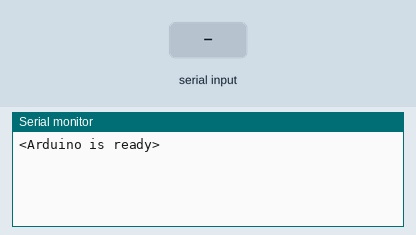
Simulated run of this sketch. Board: Arduino Uno, built with avr-gcc and run on an emulated ATmega328P. Parts: the last lines printed to the serial monitor. The inputs (shaded band) are chosen by the test bench.

Above: at 1.2 s.
1.3 s: ">\n" received over Serial
At 2.5 s:
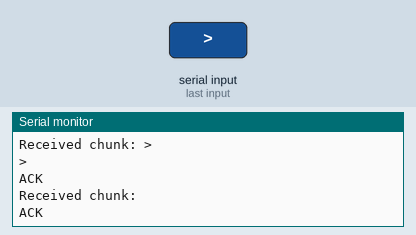
2.8 s: "1\n" received over Serial
At 4.2 s:
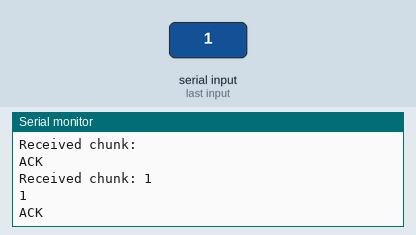

Measured:
- after the input at 1.3 s, the serial monitor: prints a new line at once (image 1)
- after the input at 2.8 s, the serial monitor: prints a new line at once (image 2)

The sketch:

GUI_recieve_char_arry.ino
```cpp
#include <FastLED.h>
#include <math.h>
#define NUM_LEDS 96
#define DATA_PIN 6
#define CHUNK_SIZE 20
#define MAX_CHUNKS 10
#define TOTAL_SIZE (CHUNK_SIZE * MAX_CHUNKS)
CRGB leds[NUM_LEDS];
int count = 0;
bool ledStates[NUM_LEDS] = {false};
unsigned long previousMillis = 0;  // Stores the last time the LED was updated
unsigned long interval = 500;         // Interval at which to blink (milliseconds)
char dataBuffer[TOTAL_SIZE + 1];  // Buffer to store the concatenated chunks, +1 for null terminator
int dataBufferIndex = 0;  // Index for the data buffer


const byte numChars = 800;
char receivedChars[numChars];

boolean newData = false;

void extractCharsExceptComma(char* input, char* output) {
  int j = 0;  // Index for the output array
  for (int i = 0; input[i] != '\0'; i++) {  // Iterate through the input array until the null terminator
    if (input[i] != ',') {  // Check if the character is not a comma
      output[j++] = input[i];  // Copy the character to the output array and increment the index
    }
  }
  output[j] = '\0';  // Null-terminate the output array
}

void setup() {
    Serial.begin(9600);
    FastLED.addLeds<NEOPIXEL, DATA_PIN>(leds, NUM_LEDS);
    Serial.println("<Arduino is ready>");

}


void loop() {
  static char buffer[41];  // Adjust the size based on chunk_size + 1 for null terminator
  static int index = 0;

  while (Serial.available() > 0) {
    char receivedChar = Serial.read();
    buffer[index++] = receivedChar;

    // Check if chunk is complete or if it's the end of the message
    if (index >= 20 || receivedChar == '\n' || receivedChar == '>') {
      buffer[index] = '\0';  // Null-terminate the string
      Serial.print("Received chunk: ");
      Serial.println(buffer);

      char output[sizeof(buffer)];  // Create an output array of the same size as the input
      extractCharsExceptComma(buffer, output);
      Serial.println(output);

      strcat (dataBuffer, output);

      // Send confirmation back to Python
      Serial.println("ACK");

      // Reset buffer and index for the next chunk
      memset(buffer, 0, sizeof(buffer));
      index = 0;
    }
  }
  // if (strlen(dataBuffer) == 98){
  //   Serial.println("it works!");
  //   processChunk(dataBuffer);
  //   memset(dataBuffer, '\0', sizeof(dataBuffer));
  // }


}


void processChunk(char* chunk1) {
  // Add your code to process the chunk, e.g., parse LED indices and set colors
  Serial.println("ProcessChunk activated");

  for (int i = 1; i<97; i++){
    if (chunk1[i] == '1'){
      leds[i-1] = CRGB::Red;

    }else{
      leds[i-1] = CRGB::Black;

    }
  }
  FastLED.show();


}


//// Trash

// Example 3 - Receive with start- and end-markers
// #include <FastLED.h>
// #include <math.h>
// #define NUM_LEDS 96
// #define DATA_PIN 2
// CRGB leds[NUM_LEDS];
// bool ledStates[NUM_LEDS] = {false};
// unsigned long previousMillis = 0;  // Stores the last time the LED was updated
// unsigned long interval = 500;         // Interval at which to blink (milliseconds)


// const byte numChars = 800;
// char receivedChars[numChars];

// boolean newData = false;

// void setup() {
//     Serial.begin(9600);
//     FastLED.addLeds<NEOPIXEL, DATA_PIN>(leds, NUM_LEDS);
//     Serial.println("<Arduino is ready>");
// }


// void loop() {
//   static char buffer[21];  // Adjust the size based on chunk_size + 1 for null terminator
//   static int index = 0;

//   while (Serial.available() > 0) {
//     char receivedChar = Serial.read();
//     buffer[index++] = receivedChar;

//     if (index >= 20 || receivedChar == '\n') {  // Chunk complete or end of message
//       buffer[index] = '\0';  // Null-terminate the string
//       Serial.print("Received chunk: ");
//       Serial.println(buffer);

//       // Process the chunk
//       // (Your code to process the chunk)

//       // Send confirmation back to Python
//       Serial.println("ACK");

//       // Reset buffer and index for the next chunk
//       memset(buffer, 0, sizeof(buffer));
//       index = 0;
//     }
//   }
// }

// // void loop() {


// //     recvWithStartEndMarkers();
// //     if (newData == true) {
// //         Serial.print("Received: ");
// //         Serial.println(receivedChars);
// //         // Process the received data here
// //         newData = false; // Reset the newData flag after processing
// //     }
// //     // delay(500);
// //     // showNewData();

// // }

// void recvWithStartEndMarkers() {
//     static boolean recvInProgress = false;
//     static byte ndx = 0;
//     char startMarker = '<';
//     char endMarker = '>';
//     char rc;

//     while (Serial.available() > 0 && newData == false) {

//       rc = Serial.read();

//       if (recvInProgress == true) {
//           if (rc != endMarker) {
//               receivedChars[ndx] = rc;
//               ndx++;
//               if (ndx >= numChars) {
//                   ndx = numChars - 1;
//               }
//           }
//           else {
//               receivedChars[ndx] = '\0'; // terminate the string
//               recvInProgress = false;
//               ndx = 0;
//               newData = true;

//           }
//       }

//       else if (rc == startMarker) {
//           recvInProgress = true;
//         }


//     }
//     clearSerialBuffer();
// }

// void showNewData() {
//   Serial.println("show new data called");
//   if (newData == true) {
//     Serial.println("New data recieved.");
//     char *token = strtok(receivedChars, ",");

//     while(token != NULL){
//       Serial.print(token);
//       // if (*token == 'x'){
//         // Serial.print(token);
//         // int ledIndex = atoi(token + 1);
//         // leds[ledIndex] = CRGB::Black;
//       // } else{
//       //   int ledIndex = atoi(token);
//       //   leds[ledIndex] = CRGB::Red;

//       // }
//       token = strtok(NULL, ",");

//     }
//   }
// }


// void clearSerialBuffer() {
//     while (Serial.available() > 0) {
//         Serial.read();
//     }
// }


// void showNewData() {
//   // if (newData) {
//   //   Serial.print("This just in ... ");
//   //   Serial.println(receivedChars);

//   //   char *token = strtok(receivedChars, ",");
//   //   while (token != NULL) {
//   //       Serial.println(token);
//   //       if (*token == 'x') {
//   //           // Parse the well number after 'x'
//   //           int wn = atoi(token + 1);  // token + 1 skips the 'x' character
//   //           if (wn >= 0 && wn < NUM_LEDS) {
//   //               leds[wn] = CRGB::Black;  // Turn off the corresponding LED
//   //           } else {
//   //               Serial.println("Invalid LED index");
//   //           }
//   //       } else {
//   //           int wn = atoi(token);
//   //           if (wn >= 0 && wn < NUM_LEDS) {
//   //               leds[wn] = CRGB::Red;  // Turn on the LED for a valid well number
//   //           } else {
//   //               Serial.println("Invalid LED index");
//   //           }
//   //       }
//   //       token = strtok(NULL, ",");
//   //   }

//   //   newData = false;
//   //   FastLED.show();
//   //   memset(receivedChars, '\0', numChars);
//   //   }
//   if (newData == true) {
//       // Serial.print("This just in ... ");
//       // Serial.println(receivedChars);
//       char *token1 = strtok(receivedChars, ",");
//       // Serial.println(*token1 == 'x');
//       // if (*token1 == 'x'){
//       //   leds[0] = CRGB::Black;
//       // }
//       // else{
//       //   int wn = atoi(token1);
//       //   leds[wn] = CRGB::Red;
//       // }
//       // // Serial.println(token1);
//       // char *token = strtok(NULL, ",");
//       while(token1 != NULL){
//         // Serial.println(token);
//         if (*token1 == 'x'){
//           Serial.println("off");
//           // int wn1 = atoi(token);
//           // leds[wn1] = CRGB::Black;
//         }
//         else{
//           Serial.println("on");
//           // int wn1 = atoi(token);
//           // leds[wn1] = CRGB::Red;
//         }
//         token1 = strtok(NULL, ",");
//       }

//       newData = false;
//       FastLED.show();
//       // Clear receivedChars using memset
//       memset(receivedChars, '\0', numChars);


//     }
// }


  // if (newData == true) {
  //     char *token = strtok(receivedChars, ",");

  //     while(token != NULL){
  //       if (*token == 'x'){
  //         Serial.print(token);
  //         int ledIndex = atoi(token + 1);
  //         leds[ledIndex] = CRGB::Black;
  //       } else{
  //         int ledIndex = atoi(token);
  //         leds[ledIndex] = CRGB::Red;

  //       }
  //       token = strtok(NULL, ",");

        // if (*token1 == 'x'){
        //   Serial.println("off");
        //   leds[1] = CRGB::Black;
        // }
        // else{
        //   Serial.println("on");
        //   leds[1] = CRGB::Red;
        // }
        // token1 = strtok(NULL, ",");
      // }


////////////////////// Blinking Fail////////////////////////////////


// void showNewData() {
// // // // Find the last token (frequency value)
// // //   char *lastToken = strrchr(receivedChars, ',');
// // //   if (lastToken != NULL) {
// // //     // Convert the frequency value to an integer and assign it to interval
// // //     long interval = atoi(lastToken + 1);
// // //     // Remove the last token from the string
// // //     *lastToken = '\0';
// // //   }
// //   if (newData) {
// //     char *token = strtok(receivedChars, ",");
// //     while (token != NULL) {
// //     int ledIndex = atoi(token);
// //     if (ledIndex >= 0 && ledIndex < NUM_LEDS) {
// //       ledStates[ledIndex] = !ledStates[ledIndex];  // Toggle the state of the specified LED
// //     }
// //     token = strtok(NULL, ",");
// //   }
// //   newData = false;
// //   memset(receivedChars, '\0', numChars);
// // }
//   // // Find the last comma in the received string
//   //   char *lastComma = strrchr(receivedChars, ',');
//   //   if (lastComma != NULL) {
//   //     // Convert the substring after the last comma to an integer
//   //     interval = strtoul(lastComma + 1, NULL, 10);
//   //     // Replace the last comma with a null terminator to remove the interval from the string
//   //     *lastComma = '\0';
//   //   }
//   if (newData) {
//     // Process the tokens for LED indices
//     char *token = strtok(receivedChars, ",");
//     while (token != NULL) {
//       if (*token == 'x') {
//         int ledIndex = atoi(token + 1);  // Get the index after 'x'
//         if (ledIndex >= 0 && ledIndex < NUM_LEDS) {
//           leds[ledIndex] = CRGB::Black;  // Turn off the specified LED
//           ledStates[ledIndex] = false;   // Update the state to off
//         }
//       } else {
//         int ledIndex = atoi(token);      // Get the index
//         if (ledIndex >= 0 && ledIndex < NUM_LEDS) {
//           ledStates[ledIndex] = true;    // Upda
```
